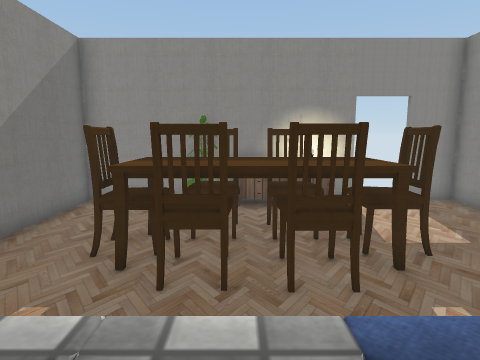
view 1 (above)

12 first-person views from a walk through a scene from a Unity 3-D project. The camera is 1.2 m above the floor, tilts 8° down and sees 75° across. The floor is counted in squares, 0.5 m on a side. Each view is taken from the middle of a square. On the plan, view 1 faces up. The plan holds only what a view shows up to about 19 squares ahead; the rest is blank. The player is left out. Some surface patterns are stand-ins.

view 2
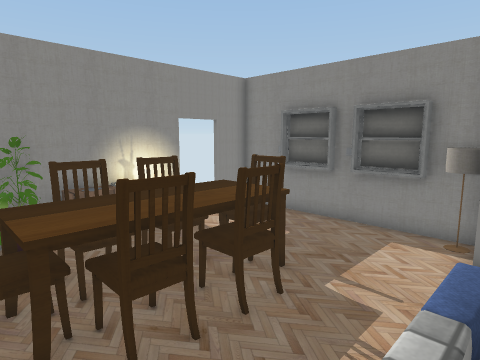

view 3
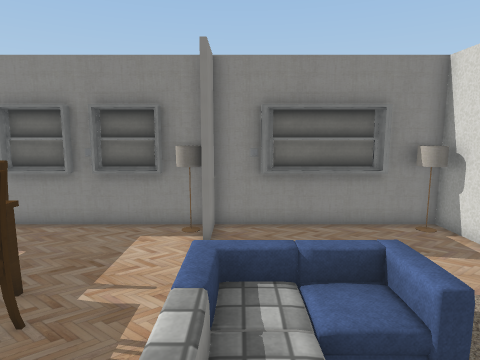

view 4
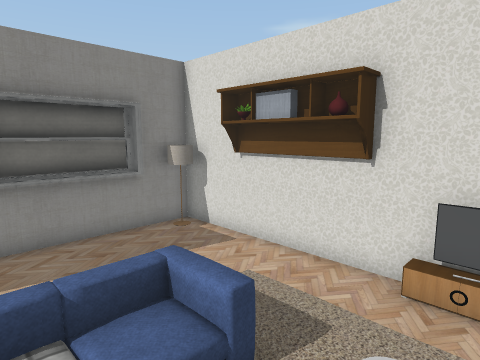

view 5
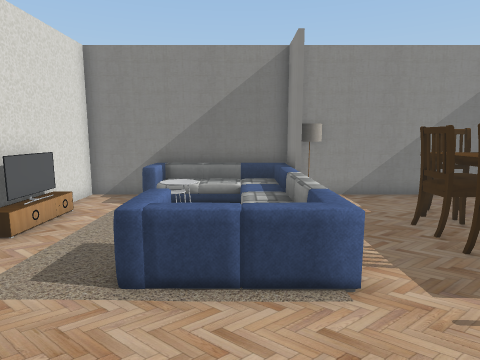

view 6
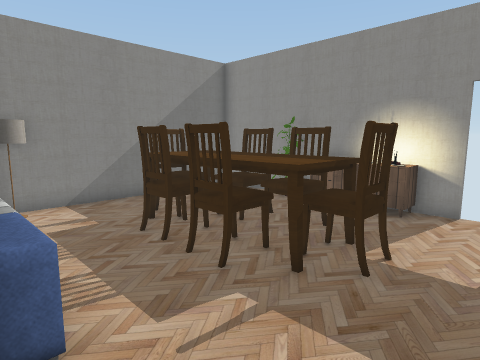

view 7
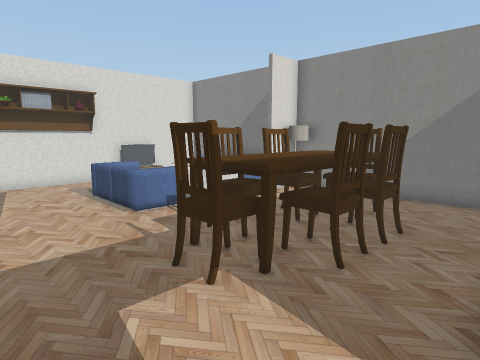

view 8
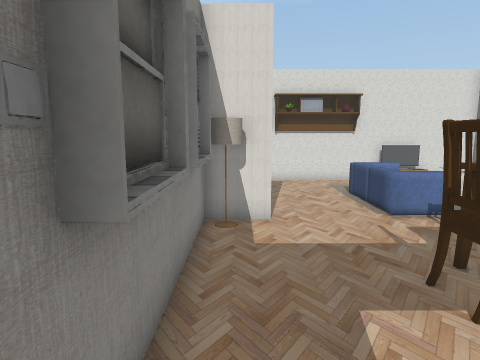

view 9
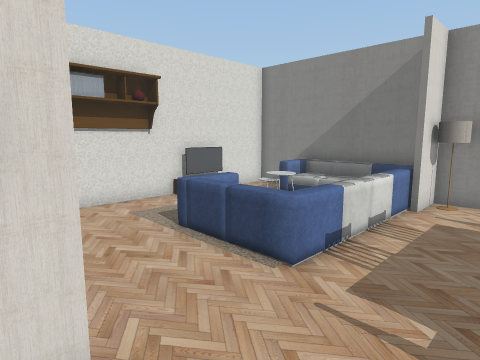

view 10
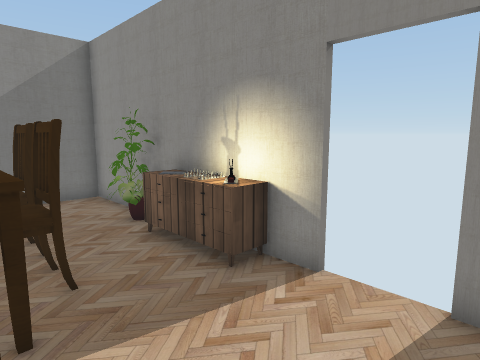

view 11
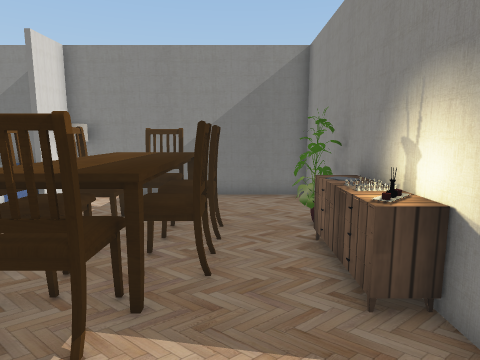

view 12
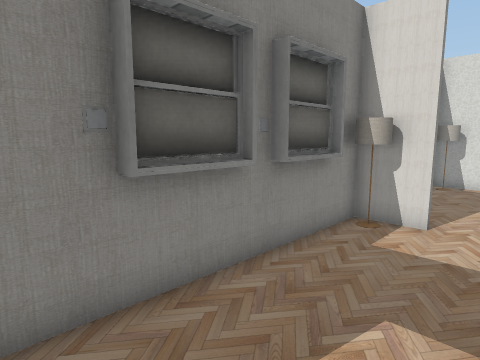

### Floor plan
Points are (right, up) in squares from view 1. A wall is a line through its corners. A room is listed if a view was taken in it or the views show most of it. See-through windows are left out.
Room 1 (views 1, 2, 3, 4, 5, 6, 7, 8, 9, 10, 11, 12)
walls: (-3.8, 1.9) (-5.7, 1.9) (-5.7, -6.1) (8, -6.1) (8, 5.6); (6, 2.1) (8.1, 2.1); (7.6, 3.7) (7.9, 4.1); (7.7, 3.7) (7.7, 5.6); (8.1, 1.9) (6, 1.9); (7.8, -0.2) (7.6, 0.3); (7.7, 6.9) (7.7, 8.6); (8, 6.4) (8, 8.6); (8.1, 6.9) (7.6, 6.9) (7.9, 7.3); (4.4, 11.7) (-5.7, 11.7) (-5.7, 2.1) (-3.8, 2.1); (8, 9.5) (8, 11.7) (6.2, 11.7); (7.7, -4) (7.8, -3.5); (7.7, -4.1) (7.7, 0.2)
ways out: gap at (-4, 2); gap at (4, 12)
objects: other object (-5, 3); other object (-4, -3); other object (-3, 6) to (-2, 7); other object (-2, -6); other object (-2, 5) to (3, 8); other object (-2, 11) to (-1, 11); other object (-1, 5) to (0, 5); other object (-1, 8) to (0, 8); other object (0, 11) to (1, 11); other object (1, 5) to (2, 5); other object (1, 8) to (2, 8); other object (2, -2) to (2, 2); other object (2, 11) to (3, 11); other object (3, 6) to (4, 7); other object (7, -5); other object (7, 3)

Where each view was taken, in squares from view 1:
view 1: 0 up, 0 right, facing up
view 2: 1 up, 3 left, facing up-right
view 3: 1 up, 3 left, facing right
view 4: 1 up, 2 left, facing down-right
view 5: 0 up, 7 right, facing left
view 6: 1 up, 6 right, facing up-left
view 7: 11 up, 7 right, facing down-left
view 8: 11 up, 7 right, facing down
view 9: 5 up, 7 right, facing down-left
view 10: 7 up, 7 right, facing up-left
view 11: 9 up, 7 right, facing left
view 12: 11 up, 4 right, facing down-right
